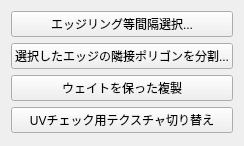
<?xml version="1.0" encoding="UTF-8"?>
<ui version="4.0">
 <class>charatools_modeling</class>
 <widget class="QWidget" name="charatools_modeling">
  <property name="geometry">
   <rect>
    <x>0</x>
    <y>0</y>
    <width>204</width>
    <height>146</height>
   </rect>
  </property>
  <property name="windowTitle">
   <string>Form</string>
  </property>
  <layout class="QVBoxLayout" name="verticalLayout">
   <item>
    <widget class="QPushButton" name="push_button_select">
     <property name="minimumSize">
      <size>
       <width>0</width>
       <height>26</height>
      </size>
     </property>
     <property name="text">
      <string>エッジリング等間隔選択...</string>
     </property>
    </widget>
   </item>
   <item>
    <widget class="QPushButton" name="push_button_insert">
     <property name="minimumSize">
      <size>
       <width>0</width>
       <height>26</height>
      </size>
     </property>
     <property name="text">
      <string>選択したエッジの隣接ポリゴンを分割...</string>
     </property>
    </widget>
   </item>
   <item>
    <widget class="QPushButton" name="push_button_duplicatekeepingweight">
     <property name="minimumSize">
      <size>
       <width>0</width>
       <height>26</height>
      </size>
     </property>
     <property name="text">
      <string>ウェイトを保った複製</string>
     </property>
    </widget>
   </item>
   <item>
    <widget class="QPushButton" name="push_button_checkpadding">
     <property name="minimumSize">
      <size>
       <width>0</width>
       <height>26</height>
      </size>
     </property>
     <property name="text">
      <string>UVチェック用テクスチャ切り替え</string>
     </property>
    </widget>
   </item>
   <item>
    <spacer name="verticalSpacer_2">
     <property name="orientation">
      <enum>Qt::Vertical</enum>
     </property>
     <property name="sizeHint" stdset="0">
      <size>
       <width>20</width>
       <height>1</height>
      </size>
     </property>
    </spacer>
   </item>
  </layout>
 </widget>
 <resources/>
 <connections/>
</ui>
